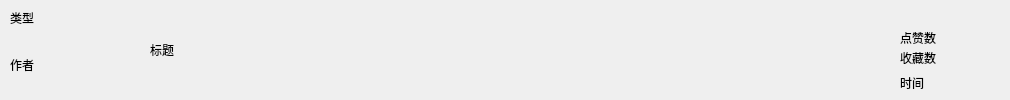
<?xml version="1.0" encoding="UTF-8"?>
<ui version="4.0">
 <class>post_widget</class>
 <widget class="QWidget" name="post_widget">
  <property name="geometry">
   <rect>
    <x>0</x>
    <y>0</y>
    <width>1010</width>
    <height>100</height>
   </rect>
  </property>
  <property name="minimumSize">
   <size>
    <width>1010</width>
    <height>100</height>
   </size>
  </property>
  <property name="maximumSize">
   <size>
    <width>1010</width>
    <height>100</height>
   </size>
  </property>
  <property name="windowTitle">
   <string>Form</string>
  </property>
  <widget class="QLabel" name="label_author">
   <property name="geometry">
    <rect>
     <x>10</x>
     <y>50</y>
     <width>90</width>
     <height>30</height>
    </rect>
   </property>
   <property name="text">
    <string>作者</string>
   </property>
  </widget>
  <widget class="QLabel" name="label_title">
   <property name="geometry">
    <rect>
     <x>150</x>
     <y>10</y>
     <width>700</width>
     <height>80</height>
    </rect>
   </property>
   <property name="text">
    <string>标题</string>
   </property>
  </widget>
  <widget class="QLabel" name="label_time">
   <property name="geometry">
    <rect>
     <x>900</x>
     <y>75</y>
     <width>90</width>
     <height>16</height>
    </rect>
   </property>
   <property name="text">
    <string>时间</string>
   </property>
  </widget>
  <widget class="QLabel" name="label_thumbNum">
   <property name="geometry">
    <rect>
     <x>900</x>
     <y>30</y>
     <width>90</width>
     <height>16</height>
    </rect>
   </property>
   <property name="text">
    <string>点赞数</string>
   </property>
  </widget>
  <widget class="QLabel" name="label_collectNum">
   <property name="geometry">
    <rect>
     <x>900</x>
     <y>50</y>
     <width>90</width>
     <height>16</height>
    </rect>
   </property>
   <property name="text">
    <string>收藏数</string>
   </property>
  </widget>
  <widget class="QLabel" name="label_type">
   <property name="geometry">
    <rect>
     <x>10</x>
     <y>10</y>
     <width>72</width>
     <height>15</height>
    </rect>
   </property>
   <property name="text">
    <string>类型</string>
   </property>
  </widget>
 </widget>
 <resources/>
 <connections/>
</ui>
